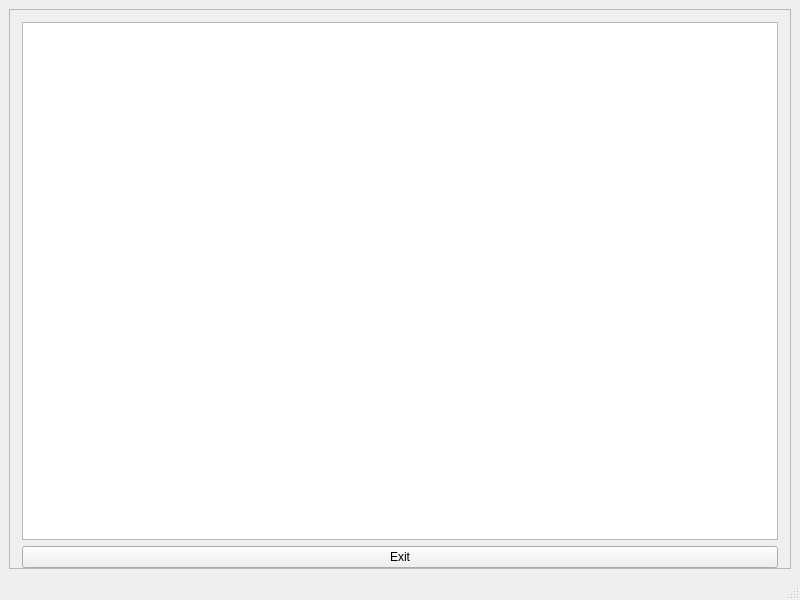
<?xml version="1.0" encoding="UTF-8"?>
<ui version="4.0">
 <class>MainWindow</class>
 <widget class="QMainWindow" name="MainWindow">
  <property name="geometry">
   <rect>
    <x>0</x>
    <y>0</y>
    <width>800</width>
    <height>600</height>
   </rect>
  </property>
  <property name="windowTitle">
   <string>Archive Utilities Help</string>
  </property>
  <widget class="QWidget" name="centralwidget">
   <layout class="QVBoxLayout" name="verticalLayout">
    <item>
     <widget class="QFrame" name="frame">
      <property name="frameShape">
       <enum>QFrame::StyledPanel</enum>
      </property>
      <property name="frameShadow">
       <enum>QFrame::Raised</enum>
      </property>
      <layout class="QVBoxLayout" name="verticalLayout_2">
       <property name="leftMargin">
        <number>12</number>
       </property>
       <property name="topMargin">
        <number>12</number>
       </property>
       <property name="rightMargin">
        <number>12</number>
       </property>
       <property name="bottomMargin">
        <number>0</number>
       </property>
       <item>
        <widget class="QTextBrowser" name="textBrowser">
         <property name="openExternalLinks">
          <bool>true</bool>
         </property>
        </widget>
       </item>
       <item>
        <widget class="QPushButton" name="pushButtonExit">
         <property name="text">
          <string>Exit</string>
         </property>
        </widget>
       </item>
      </layout>
     </widget>
    </item>
   </layout>
  </widget>
  <widget class="QMenuBar" name="menubar">
   <property name="geometry">
    <rect>
     <x>0</x>
     <y>0</y>
     <width>800</width>
     <height>43</height>
    </rect>
   </property>
  </widget>
  <widget class="QStatusBar" name="statusbar"/>
 </widget>
 <resources/>
 <connections>
  <connection>
   <sender>pushButtonExit</sender>
   <signal>clicked()</signal>
   <receiver>MainWindow</receiver>
   <slot>close()</slot>
   <hints>
    <hint type="sourcelabel">
     <x>399</x>
     <y>511</y>
    </hint>
    <hint type="destinationlabel">
     <x>399</x>
     <y>299</y>
    </hint>
   </hints>
  </connection>
 </connections>
</ui>
